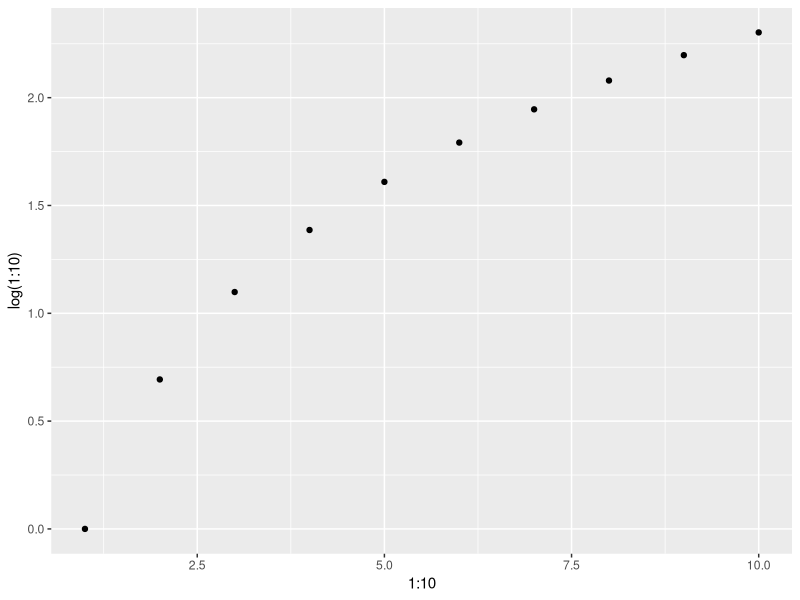

This figure's R source:
## ---- chunk 1
# This is a code chunk
# The hash key at the beginning indicates that this line is a comment and not evaluated as code
## ---- chunk 2
if(version$major < 4 | version$minor < 3) {
  print("Your R version is not up-to-date. Please download the latest R version (4.3)")
} else {
  print("Your R version is up-to-date.")
  }
## ---- chunk 3
2 + 3
## ---- chunk 4
2/9
## ---- chunk 5
4^2
## ---- chunk 6
a <- 1
a
## ---- chunk 7
a = 1
a
## ---- chunk 8
my_favorite_food <- "pasta"
my_favorite_food
## ---- chunk 9
elephants_are_large <- TRUE
elephants_are_large
## ---- chunk 10
a <- 1
b <- a + 5
b
## ---- chunk 11
a
a <- 3
a
## ---- chunk 12
a == 1
## ---- chunk 13
a == 3
## ---- chunk 14
rm(b)
## ---- chunk 15
ls()
## ---- chunk 16
my_favorite_food_and_drink <- c("pizza", "beer")

mixed_vector <- c(10, "pizzas", "apples", TRUE)
mixed_vector # all elements here have been converted to characters

vector_with_numbers <- c(10, 1, 35, 13)
vector_with_numbers
## ---- chunk 17
# naming elements in an existing vector
names(mixed_vector) <- c("number", "food", "fruits", "logical")
mixed_vector

# or directly name the elements when creating the vector
mixed_vector <- c(number = 10, food = "pizzas", fruits = "apples", logical = TRUE)
mixed_vector
## ---- chunk 18
length(mixed_vector)
## ---- chunk 19
mixed_vector[1]
mixed_vector[c(2,3)]
mixed_vector["food"]
## ---- chunk 20
mixed_vector
mixed_vector["food"] <- "pasta"
mixed_vector
## ---- chunk 21
# Are the elements of a vector smaller than 11?
vector_with_numbers < 11

# check how many elements in a vector fulfil this condition
sum(vector_with_numbers < 11)

# and use this for subsetting a vector to elements that fulfil this condition 
vector_with_numbers[vector_with_numbers < 11]

# or assign new values for those elements
vector_with_numbers[vector_with_numbers < 11] <- 0
vector_with_numbers
## ---- chunk 22
my_sequence <- 1:10
my_sequence

# or 
my_sequence <- seq(from = 1, to = 10) # see ?seq for details
my_sequence

# only every second number
my_sequence_odd_numbers <- seq(1,11, by = 2)
my_sequence_odd_numbers

# Extract the first 3 entries of a vector
vector_with_numbers[1:3]
## ---- chunk 23
my_matrix <- matrix(1:12, nrow = 3 , ncol = 4)
my_matrix
## ---- chunk 24
my_matrix[1,2] # element in row 1, column 2

my_matrix[1,2:4] # elements in row 1, column 2 to 4

# By default, R throws away dimensions that are not used when subsetting, e.g. only keeping a 1-dimensional vector. If you would like to keep the data in matrix format use `drop = FALSE`
my_matrix[1,2:4, drop = FALSE] 
## ---- chunk 25
colnames(my_matrix) <- c("cell1", "cell2", "cell3", "cell4")
rownames(my_matrix) <- c("gene1", "gene2", "gene3")
my_matrix
## ---- chunk 26
my_matrix["gene1", "cell2"]
## ---- chunk 27
dim(my_matrix)
## ---- chunk 28
t(my_matrix)
## ---- chunk 29
my_list <- list("a", 10, "Miami", TRUE)
my_list
## ---- chunk 30
my_list <- list(my_character = "a", my_number = 10, my_city ="Miami", my_logical = TRUE)
my_list
## ---- chunk 31
my_list[[1]]
my_list[["my_number"]]
my_list$my_number
## ---- chunk 32
my_complex_list <- list(my_list = my_list, my_sequence = 1:10, my_string = "hello")
my_complex_list
## ---- chunk 33
my_complex_list$my_sequence

# access elements in a nested list by using `$` several times
my_complex_list$my_list$my_character
## ---- chunk 34
log(10)
## ---- chunk 35
?log
## ---- chunk 36
log(a)

sum(my_sequence)
## ---- chunk 37
# Function with 1 argument
add_three <- function(x){
  x + 3
}
add_three(4)
## ---- chunk 38
# Function with 2 arguments
order_food <- function(n, food){
  # note: The paste function concatenates several characters to a single character string
  # separated (by default) by a space, see ?paste for details
  print(paste("I want", n, food)) 
}
## ---- chunk 39
order_food(10, "pizzas")
## ---- chunk 40
for(i in 3:8){
  order_food(i, "pizzas")
}
## ---- chunk 41
hungry <- TRUE
if(hungry) order_food(10, "pizzas")
## ---- chunk 42
hungry <- FALSE
if(hungry) {
  x <- 10
  order_food(x, "pizzas")
} else {
  x <- 0
  order_food(x, "pizzas")
}
## ---- chunk 43
if(!"ggplot2" %in% installed.packages()) # only installs the package if not yet available, "!" meant "not" in R language
  install.packages("ggplot2")
## ---- chunk 44
library(ggplot2)
qplot(x = 1:10, y = log(1:10))
## ---- chunk 45
sessionInfo()
